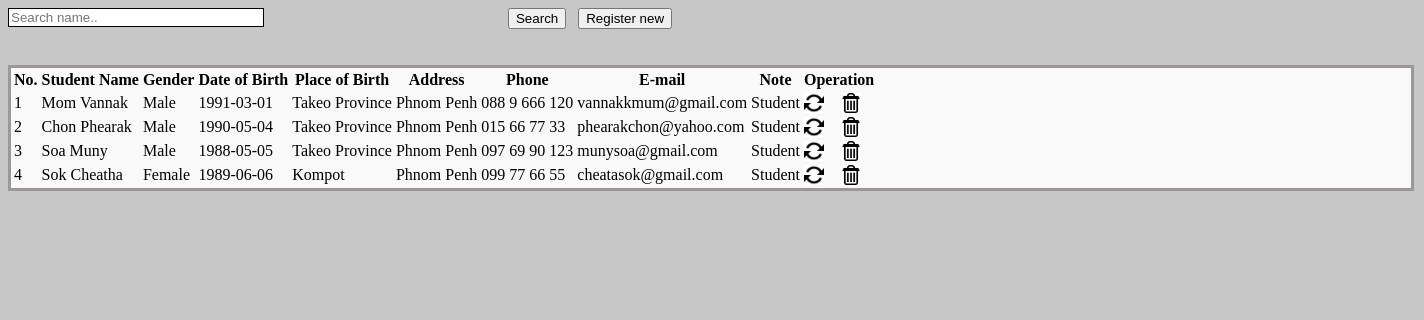
Screenshot of /View_Students.php with the database file from the repository.
### tables this page shows
CREATE TABLE IF NOT EXISTS `stu_tbl` (
  `stu_id` int(10) unsigned NOT NULL AUTO_INCREMENT,
  `f_name` varchar(50) NOT NULL,
  `l_name` varchar(50) NOT NULL,
  `gender` char(10) NOT NULL,
  `dob` date NOT NULL,
  `pob` varchar(100) NOT NULL,
  `address` varchar(100) NOT NULL,
  `phone` varchar(50) NOT NULL,
  `email` varchar(70) NOT NULL,
  `note` varchar(100) NOT NULL,
  PRIMARY KEY (`stu_id`)
);

### View_Students.php (the view, shortened to what this page needs)
<!DOCTYPE html PUBLIC "-//W3C//DTD XHTML 1.0 Transitional//EN" "http://www.w3.org/TR/xhtml1/DTD/xhtml1-transitional.dtd">
<html xmlns="http://www.w3.org/1999/xhtml">
<head>
<link rel="stylesheet" type="text/css" href="css/style_view.css" />
</head>
<body>
<div class="btn_pos">
        <form method="post">
            <input type="text" name="searchtxt" class="input_box_pos form-control" placeholder="Search name.." />
            <div class="btn_pos_search">
            <input type="submit" class="btn btn-primary btn-large" name="btnsearch" value="Search"/>&nbsp;&nbsp;
            <a href="?tag=student_entry"><input type="button" class="btn btn-large btn-primary" value="Register new" name="butAdd"/></a>
            </div>
        </form>
    </div><br><br>
<div class="table_margin">
<table class="table table-bordered">
        <thead>
            <tr>
            <th style="text-align: center;">No.</th>
            <th style="text-align: center;">Student Name</th>
            <th style="text-align: center;">Gender</th>
            <th style="text-align: center;">Date of Birth</th>
            <th style="text-align: center;">Place of Birth</th>
            <th style="text-align: center;">Address</th>
            <th style="text-align: center;">Phone</th>
            <th style="text-align: center;">E-mail</th>
            <th style="text-align: center;">Note</th>
            <th style="text-align: center;" colspan="2">Operation</th>
        </tr>
        <?php
	$key="";
	if($key !="")
		$sql_sel=mysql_query("SElECT * FROM stu_tbl WHERE f_name  like '%$key%' or l_name like '%$key%'");
	else
		 $sql_sel=mysql_query("SELECT * FROM stu_tbl");
    $i=0;
    while($row=mysql_fetch_array($sql_sel)){
    $i++;
    ?>
      <tr>
            <td><?php echo $i;?></td>
            <td><?php echo $row['f_name']."    ".$row['l_name'];?></td>
            <td><?php echo $row['gender'];?></td>
            <td><?php echo $row['dob'];?></td>
            <td><?php echo $row['pob'];?></td>
            <td><?php echo $row['address'];?></td>
            <td><?php echo $row['phone'];?></td>
            <td><?php echo $row['email'];?></td>
            <td><?php echo $row['note'];?></td>
            <td><a href="?tag=student_entry&opr=upd&rs_id=<?php echo $row['stu_id'];?>" title="Update"><img style="-webkit-box-shadow: 0px 0px 0px 0px rgba(50, 50, 50, 0.75);-moz-box-shadow:    0px 0px 0px 0px rgba(50, 50, 50, 0.75);box-shadow:         0px 0px 0px 0px rgba(50, 50, 50, 0.75);" src="picture/update.png" height="20" alt="Update" /></a></td>
            <td><a href="?tag=view_students&opr=del&rs_id=<?php echo $row['stu_id'];?>" title="Delete"><img style="-webkit-box-shadow: 0px 0px 0px 0px rgba(50, 50, 50, 0.75);-moz-box-shadow:    0px 0px 0px 0px rgba(50, 50, 50, 0.75);box-shadow:         0px 0px 0px 0px rgba(50, 50, 50, 0.75);" src="picture/delete.jpeg" height="20" alt="Delete" /></a></td>
        </tr>
    <?php
    }
    ?>
    </table>
</div>
</body>
</html>

### css/style_view.css (style rules this page uses)
body { background-color: #c7c7c7; }
.table_margin { background-color: #f9f9f9; }
.table_margin { width: 1400px; border: 3px solid #9d9898; }
.btn_pos { text-align: center; }
.input_box_pos { width: 250px; border: 1px solid black; float: left; }
.btn_pos { margin-right: 500px; }

### rows the page displays
stu_tbl: f_name "Mom", l_name "Vannak", gender "Male", dob "1991-03-01", pob "Takeo Province", address "Phnom Penh", phone "088 9 666 120", email "vannakkmum@gmail.com", note "Student"
stu_tbl: f_name "Chon", l_name "Phearak", gender "Male", dob "1990-05-04", pob "Takeo Province", address "Phnom Penh", phone "015 66 77 33", email "phearakchon@yahoo.com", note "Student"
stu_tbl: f_name "Soa", l_name "Muny", gender "Male", dob "1988-05-05", pob "Takeo Province", address "Phnom Penh", phone "097 69 90 123", email "munysoa@gmail.com", note "Student"
stu_tbl: f_name "Sok", l_name "Cheatha", gender "Female", dob "1989-06-06", pob "Kompot", address "Phnom Penh", phone "099 77 66 55", email "cheatasok@gmail.com", note "Student"
